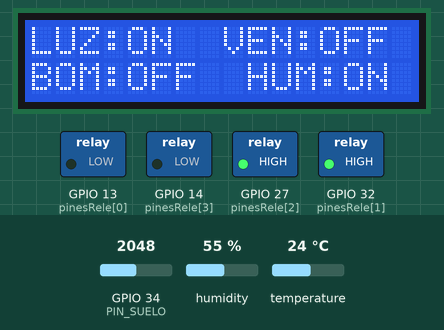
Recording of a sketch running on a simulated ESP32. Shown: 16×2 character LCD, switched loads named in the sketch (green lamp = pin HIGH). Inputs (shaded band) come from the test bench; at power-on: humidity 55 %, GPIO 34 (PIN_SUELO) = 2048, temperature 24 °C. What the sketch prints to the serial monitor is not drawn.

Above: at 3.7 s.
3.8 s: humidity set to 74 %
At 6.9 s:
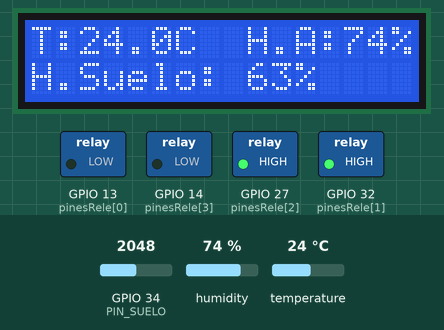
10.5 s: humidity set to 77 %
At 16.1 s:
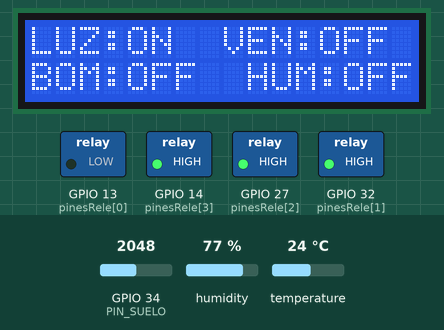
18.1 s: GPIO 34 (PIN_SUELO) set to 2177
At 21.9 s:
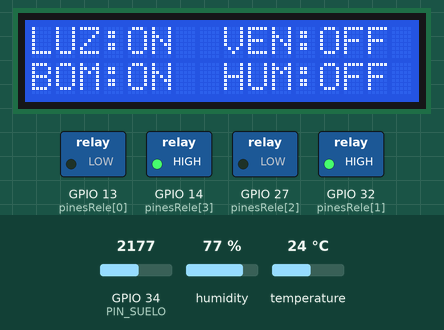
25.5 s: temperature set to 27 °C
At 27.6 s:
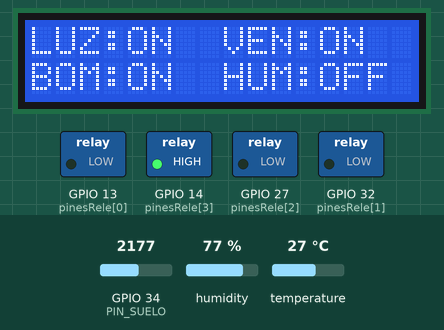
33.1 s: humidity set to 22 %
At 40.2 s:
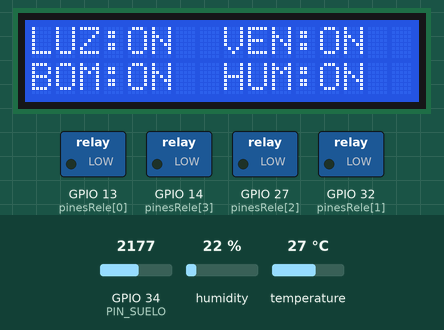
40.5 s: temperature set to 12 °C
At 46.2 s:
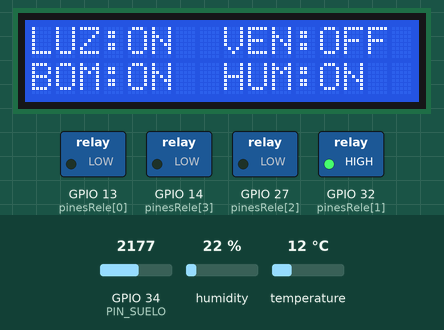
Timing chart, 0 to 49.1 s (numbered marks = the images above; inputs shaded):
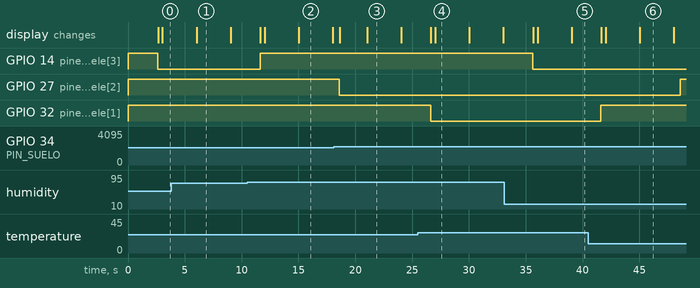

Measured:
- the behaviour switches between 75 and 76 % on humidity (found by bisection; images 1 and 2)
- the behaviour switches between 2120 and 2121 on GPIO 34 (PIN_SUELO) (found by bisection; images 2 and 3)
- the behaviour switches between 25 and 26 °C on temperature (found by bisection; images 3 and 4)
- after the input at 3.8 s, the display: changes after 2.2 s (image 1)
- after the input at 10.5 s, GPIO 14 (pinesRele[3]): LOW → HIGH after 1.1 s; the display: changes after 1.1 s (image 2)
- after the input at 18.1 s, GPIO 27 (pinesRele[2]): HIGH → LOW after 0.50 s; the display: first changes after 0.53 s (image 3 shows a later state)
- after the input at 25.5 s, GPIO 32 (pinesRele[1]): HIGH → LOW after 1.1 s; the display: first changes after 1.2 s (image 4 shows a later state)
- after the input at 33.1 s, GPIO 14 (pinesRele[3]): HIGH → LOW after 2.5 s; the display: changes after 2.6 s (image 5)
- after the input at 40.5 s, GPIO 32 (pinesRele[1]): LOW → HIGH after 1.1 s; the display: changes after 1.2 s (image 6)

The sketch:

germinadora_ia.ino
```cpp
#include <Wire.h>
#include <LiquidCrystal_I2C.h>
#include <DHT.h>

// =================================================================
// CONFIGURACIÓN DE PANTALLA LCD (I2C)
// =================================================================
// Dirección I2C: 0x27 o 0x3F. Dimensiones: 16 columnas, 2 filas.
LiquidCrystal_I2C lcd(0x27, 16, 2);

// =================================================================
// CONFIGURACIÓN DE SENSORES
// =================================================================
// Sensor DHT11 (Temperatura y Humedad Ambiente)
#define DHTPIN 4
#define DHTTYPE DHT11
DHT dht(DHTPIN, DHTTYPE);

// Sensor de Humedad de Suelo (Analógico)
#define PIN_SUELO 34
// Calibración del sensor de suelo para ESP32 (ADC de 12 bits: 0 - 4095)
const int VALOR_SECO = 3500;  // Lectura del sensor al aire libre (seco)
const int VALOR_HUMEDO = 1200; // Lectura del sensor sumergido en agua (húmedo)

// Variables para almacenar lecturas
float tempAmbiente = 0.0;
float humAmbiente = 0.0;
int humSuelo = 0;

// =================================================================
// CONFIGURACIÓN DE RELÉS (ACTUADORES)
// =================================================================
const int pinesRele[] = {13, 32, 27, 14};
const char* nombres[] = {"LUZ", "VENTILADOR", "BOMBA", "HUMIDIFICADOR"};

// Índices para legibilidad del código
#define RELE_LUZ 0
#define RELE_VENTILADOR 1
#define RELE_BOMBA 2
#define RELE_HUMIDIFICADOR 3

// =================================================================
// PARÁMETROS DE DISEÑO AGRÓNOMO (LENTEJAS)
// =================================================================
// Límites de Temperatura Ambiente (°C)
const float TEMP_MAXIMA = 25.0; // Encender ventilador si supera esto
const float TEMP_OK = 24.0;     // Apagar ventilador cuando baje a esto (Histéresis)

// Límites de Humedad del Aire (%)
const float HUM_AIRE_MAXIMA = 80.0; // Encender ventilador para ventilar si supera esto
const float HUM_AIRE_MINIMA = 65.0; // Encender humidificador si baja de esto
const float HUM_AIRE_OK_ALTA = 75.0; // Apagar ventilador cuando baje de esto
const float HUM_AIRE_OK_BAJA = 75.0; // Apagar humidificador cuando suba a esto

// Límites de Humedad de Suelo (%)
const int HUM_SUELO_MINIMA = 60; // Encender bomba de agua si cae por debajo de esto

// =================================================================
// TEMPORIZADORES Y TIEMPOS DE SEGURIDAD
// =================================================================
// Tiempos para la Bomba de Agua
const unsigned long DURACION_RIEGO = 30000;             // Riego por 30 segundos (30000 ms)
const unsigned long BLOQUEO_RIEGO = 1UL * 60UL * 1000UL; // Bloqueo de 1 minuto para pruebas (evita inundar)

// Tiempos para el Fotoperíodo de la Luz (14 horas encendido, 10 horas apagado)
// NOTA: Para pruebas rápidas en el laboratorio, puedes cambiar 'UL * 60UL * 60UL * 1000UL'
// por 'UL * 1000UL' para simular en segundos.
const unsigned long TIEMPO_LUZ_ON = 14UL * 60UL * 60UL * 1000UL;
const unsigned long TIEMPO_LUZ_OFF = 10UL * 60UL * 60UL * 1000UL;

// Frecuencias de actualización del sistema
unsigned long ultimoLecturaSensores = 0;
const unsigned long intervaloSensores = 1000; // Leer sensores cada 1 segundo

unsigned long ultimoCambioLCD = 0;
const unsigned long tiempoPaginaLCD = 3000;   // Alternar pantalla cada 3 segundos

// =================================================================
// VARIABLES DE ESTADO
// =================================================================
bool luzEstado = true;             // Inicia encendida para el fotoperíodo
unsigned long ultimoCambioLuz = 0;

bool bombaRegando = false;
unsigned long inicioRiego = 0;
unsigned long ultimoRiego = 0;

bool ventiladorEstado = false;
bool humidificadorEstado = false;

int paginaLCD = 0;                 // 0 = Sensores, 1 = Actuadores
bool debeActualizarLCD = true;

// =================================================================
// FUNCIÓN AUXILIAR CONTROL DE RELÉ (Activos en Bajo)
// =================================================================
// true = Encender (envía LOW), false = Apagar (envía HIGH)
void controlRele(int indice, bool encender) {
  digitalWrite(pinesRele[indice], encender ? LOW : HIGH);
}

void setup() {
  Serial.begin(115200);

  // Forzar pines I2C para ESP32 (SDA = 21, SCL = 22)
  Wire.begin(21, 22);

  // Inicializar sensor DHT
  dht.begin();

  // Configurar pines de relés y apagarlos todos inicialmente
  for (int i = 0; i < 4; i++) {
    pinMode(pinesRele[i], OUTPUT);
    controlRele(i, false);
  }

  // Iniciar la luz del fotoperíodo encendida
  controlRele(RELE_LUZ, luzEstado);
  ultimoCambioLuz = millis();

  // Inicializar Pantalla LCD
  lcd.init();
  lcd.backlight();
  lcd.setCursor(0, 0);
  lcd.print("Germinadora IA");
  lcd.setCursor(0, 1);
  lcd.print("Modo Lenteja v1");
  delay(2500);
  lcd.clear();
}

void loop() {
  unsigned long tiempoActual = millis();

  // =================================================================
  // 1. LECTURA DE SENSORES EN TIEMPO REAL (Cada 1 segundo)
  // =================================================================
  if (tiempoActual - ultimoLecturaSensores >= intervaloSensores) {
    ultimoLecturaSensores = tiempoActual;

    // Leer DHT11
    float t = dht.readTemperature();
    float h = dht.readHumidity();

    if (!isnan(t)) tempAmbiente = t;
    if (!isnan(h)) humAmbiente = h;

    // Leer sensor de suelo
    int lecturaSuelo = analogRead(PIN_SUELO);
    int pctSuelo = map(lecturaSuelo, VALOR_SECO, VALOR_HUMEDO, 0, 100);
    humSuelo = constrain(pctSuelo, 0, 100);

    // Solicitar redibujo del LCD al tener nuevos datos
    debeActualizarLCD = true;
  }

  // =================================================================
  // 2. LOGICA DE CONTROL AUTOMÁTICO DE PERIFÉRICOS
  // =================================================================

  // A. Control del Fotoperíodo (LUZ)
  unsigned long duracionCicloLuz = luzEstado ? TIEMPO_LUZ_ON : TIEMPO_LUZ_OFF;
  if (tiempoActual - ultimoCambioLuz >= duracionCicloLuz) {
    luzEstado = !luzEstado;
    ultimoCambioLuz = tiempoActual;
    controlRele(RELE_LUZ, luzEstado);

    Serial.print("[LUZ] Cambio de fotoperiodo. Estado actual: ");
    Serial.println(luzEstado ? "ENCENDIDO" : "APAGADO");
    debeActualizarLCD = true;
  }

  // B. Control de Humedad del Suelo (BOMBA DE AGUA - RIEGO INTELIGENTE)
  if (bombaRegando) {
    // Si ya está regando, verificar si terminó el tiempo de riego
    if (tiempoActual - inicioRiego >= DURACION_RIEGO) {
      bombaRegando = false;
      ultimoRiego = tiempoActual; // Guarda el momento en que terminó de regar
      controlRele(RELE_BOMBA, false); // Apagar bomba

      Serial.println("[BOMBA] Riego terminado. Iniciando periodo de bloqueo.");
      debeActualizarLCD = true;
    }
  } else {
    // Si no está regando, verificar si el suelo está seco (< 60%)
    // Y comprobar que haya pasado el tiempo de bloqueo
    if (humSuelo < HUM_SUELO_MINIMA) {
      if (ultimoRiego == 0 || (tiempoActual - ultimoRiego >= BLOQUEO_RIEGO)) {
        bombaRegando = true;
        inicioRiego = tiempoActual;
        controlRele(RELE_BOMBA, true); // Encender bomba

        Serial.print("[BOMBA] Humedad baja. Encendiendo bomba por ");
        Serial.print(DURACION_RIEGO / 1000);
        Serial.println(" segundos.");
        debeActualizarLCD = true;
      }
    }
  }

  // C. Control del Ventilador (Temperatura / Humedad del aire alta)
  // Implementamos histéresis para evitar clics repetitivos en los relés
  if (!ventiladorEstado) {
    // Condición de encendido
    if (tempAmbiente > TEMP_MAXIMA || humAmbiente > HUM_AIRE_MAXIMA) {
      ventiladorEstado = true;
      controlRele(RELE_VENTILADOR, true);

      Serial.print("[VENTILADOR] Activado. T: "); Serial.print(tempAmbiente);
      Serial.print("C | H.A: "); Serial.print(humAmbiente); Serial.println("%");
      debeActualizarLCD = true;
    }
  } else {
    // Condición de apagado (ambos parámetros deben regresar a zona segura)
    if (tempAmbiente < TEMP_OK && humAmbiente < HUM_AIRE_OK_ALTA) {
      ventiladorEstado = false;
      controlRele(RELE_VENTILADOR, false);

      Serial.println("[VENTILADOR] Desactivado. Rango seguro alcanzado.");
      debeActualizarLCD = true;
    }
  }

  // D. Control del Humidificador (Humedad del aire baja)
  if (!humidificadorEstado) {
    // Condición de encendido
    if (humAmbiente < HUM_AIRE_MINIMA) {
      humidificadorEstado = true;
      controlRele(RELE_HUMIDIFICADOR, true);

      Serial.print("[HUMIDIFICADOR] Activado por baja humedad ambiental: ");
      Serial.print(humAmbiente); Serial.println("%");
      debeActualizarLCD = true;
    }
  } else {
    // Condición de apagado
    if (humAmbiente > HUM_AIRE_OK_BAJA) {
      humidificadorEstado = false;
      controlRele(RELE_HUMIDIFICADOR, false);

      Serial.println("[HUMIDIFICADOR] Desactivado. Humedad ambiental recuperada.");
      debeActualizarLCD = true;
    }
  }

  // =================================================================
  // 3. CAMBIO DE PÁGINAS DEL LCD (Cada 3 segundos)
  // =================================================================
  if (tiempoActual - ultimoCambioLCD >= tiempoPaginaLCD) {
    ultimoCambioLCD = tiempoActual;
    paginaLCD = (paginaLCD == 0) ? 1 : 0; // Alterna entre Página 0 y 1
    lcd.clear(); // Limpiar pantalla SOLO al cambiar de página para evitar parpadeos
    debeActualizarLCD = true;
  }

  // =================================================================
  // 4. ACTUALIZACIÓN FÍSICA DEL LCD
  // =================================================================
  if (debeActualizarLCD) {
    actualizarLCD();
    debeActualizarLCD = false;
  }
}

// Escribe una línea completa en el LCD (exactamente 16 caracteres) para evitar parpadeos
void printLineaLCD(int fila, const char* str) {
  char buffer[17];
  int len = strlen(str);
  int i = 0;
  for (i = 0; i < len && i < 16; i++) {
    buffer[i] = str[i];
  }
  for (; i < 16; i++) {
    buffer[i] = ' '; // Rellena el resto con espacios vacíos
  }
  buffer[16] = '\0';

  lcd.setCursor(0, fila);
  lcd.print(buffer);
}

// Dibuja en la pantalla LCD según la página activa
void actualizarLCD() {
  char buffer[32];

  if (paginaLCD == 0) {
    // ----------------------------------------------------
    // PÁGINA 0: LECTURA DE SENSORES
    // ----------------------------------------------------
    // Fila 0: Temp y Humedad del Aire
    snprintf(buffer, sizeof(buffer), "T:%.1fC  H.A:%d%%", tempAmbiente, (int)humAmbiente);
    printLineaLCD(0, buffer);

    // Fila 1: Humedad del Suelo
    snprintf(buffer, sizeof(buffer), "H.Suelo: %d%%", humSuelo);
    printLineaLCD(1, buffer);

  } else {
    // ----------------------------------------------------
    // PÁGINA 1: ESTADO DE ACTUADORES (RELÉS)
    // ----------------------------------------------------
    // Fila 0: Luz y Ventilador
    snprintf(buffer, sizeof(buffer), "LUZ:%s  VEN:%s",
             luzEstado ? "ON" : "OFF",
             ventiladorEstado ? "ON" : "OFF");
    printLineaLCD(0, buffer);

    // Fila 1: Bomba y Humidificador
    snprintf(buffer, sizeof(buffer), "BOM:%s  HUM:%s",
             bombaRegando ? "ON" : "OFF",
             humidificadorEstado ? "ON" : "OFF");
    printLineaLCD(1, buffer);
  }
}
```
